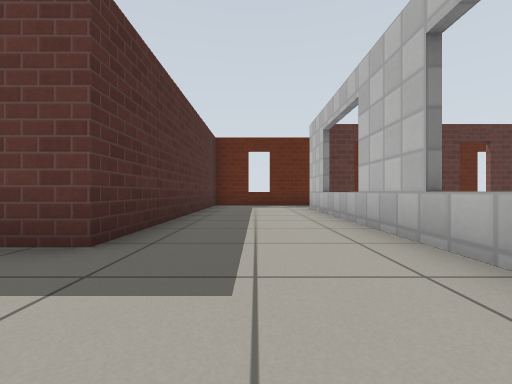
View 1 (above)

12 first-person views from a walk through a robot-simulator world made for Gazebo. The camera is 0.5 m above the floor, looks level and sees 90° across. The floor is counted in squares, 1 m on a side. Each view is taken from the middle of a square. On the plan, view 1 faces up. The plan holds only what a view shows up to about 9 squares ahead; the rest is blank. Simple patterns stand in for the simulator's built-in surfaces.

View 2
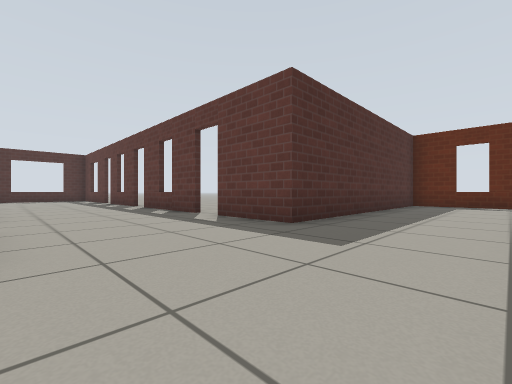

View 3
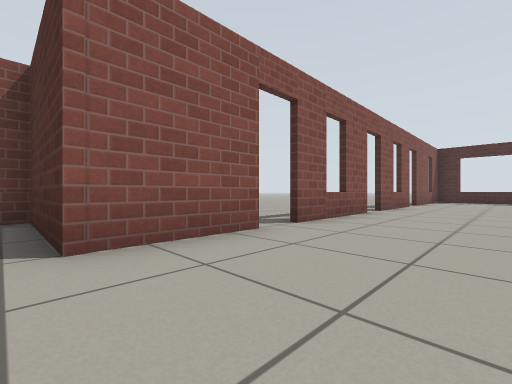

View 4
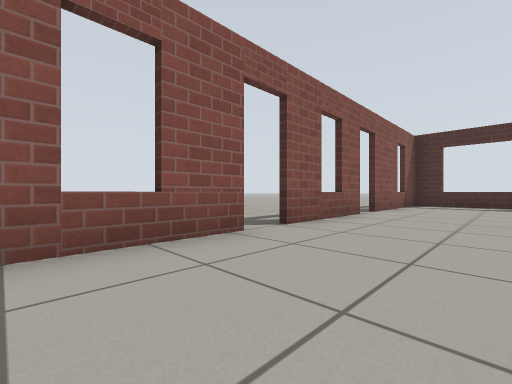

View 5
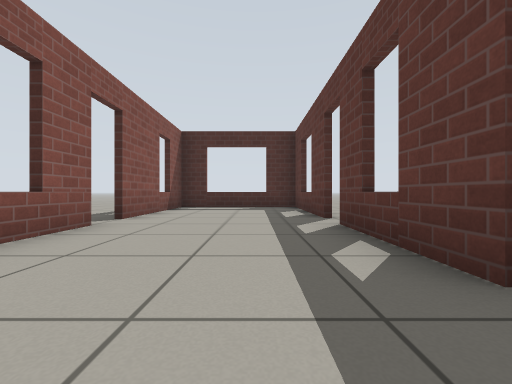

View 6
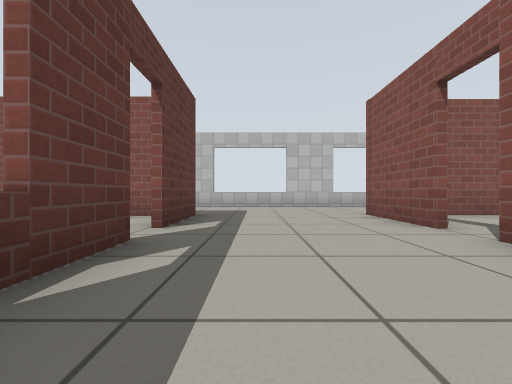

View 7
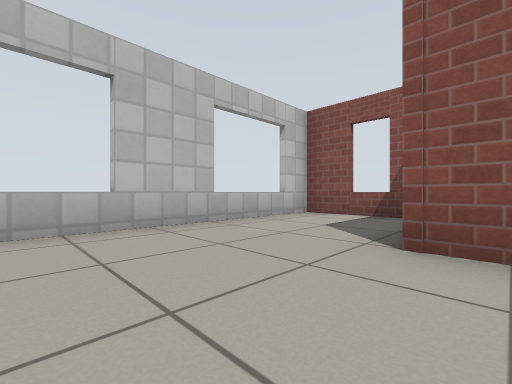

View 8
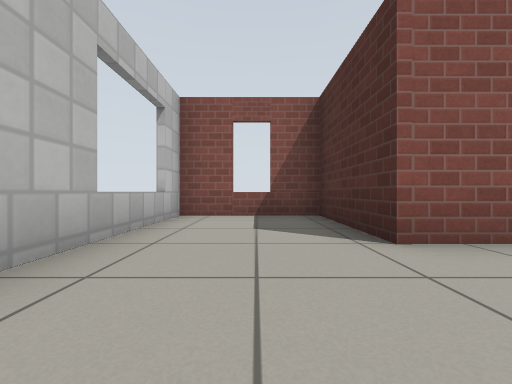

View 9
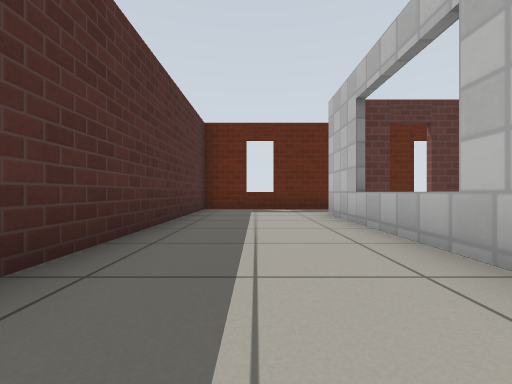

View 10
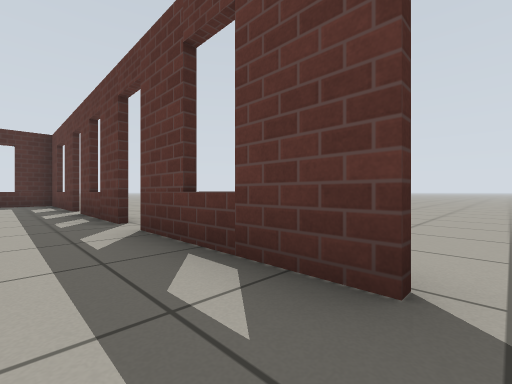

View 11
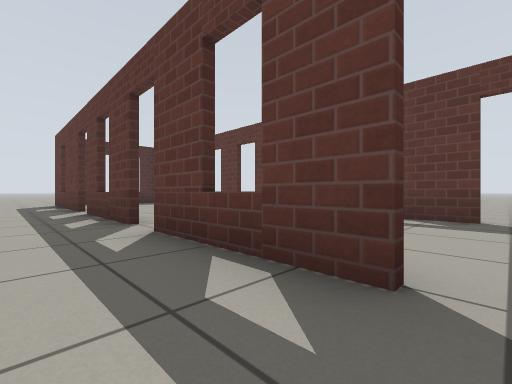

View 12
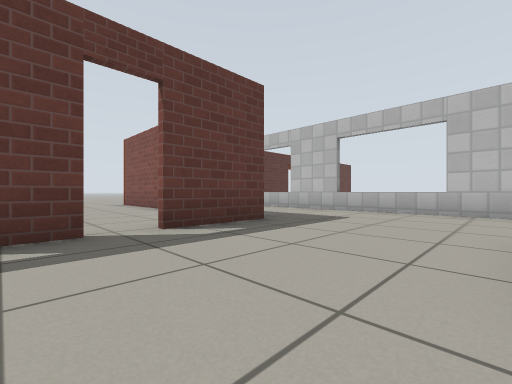

### Floor plan
Points are (right, up) in squares from view 1. A wall is a line through its corners. A room is listed if a view was taken in it or the views show most of it. See-through windows are left out.
Room 1 (views 1, 2, 3, 4, 5, 6, 7, 8, 9, 10, 12)
walls: (-4.2, 2.3) (-7.5, 2.3); (-3.6, -1.5) (-1.5, -1.5) (-1.5, -4.4) (1.6, -4.4) (1.6, 7.7); (-7.2, -1.5) (-4.4, -1.5); (-8.2, 2.3) (-11, 2.3); (-10.9, -1.5) (-8.1, -1.5); (-11.9, 2.3) (-15.4, 2.3) (-15.4, -1.5) (-11.6, -1.5); (2.1, 9.4) (-1.5, 9.4) (-1.5, 2.3) (-3.5, 2.3)
ways out: open door at (-11.3, -1.7) to room 2; open door at (-7.5, -1.5) to room 2; open door at (-4, -1.5) to room 2; open door at (-11.5, 2); open door at (-8, 2); open door at (-4, 2)
Room 2 (view 11)
walls: (-11.6, -1.6) (-15.4, -1.6); (-8.1, -1.6) (-10.9, -1.6); (-4.4, -1.6) (-7.2, -1.6); (-1.5, -4.2) (-1.5, -3.1)
ways out: open door at (-11.3, -1.7) to room 1; open door at (-7.5, -1.5) to room 1; open door at (-4, -1.5) to room 1

Where each view was taken, in squares from view 1:
view 1: 0 up, 0 right, facing up
view 2: 1 down, 1 right, facing up-left
view 3: 1 up, 1 left, facing down-left
view 4: 1 up, 5 left, facing down-left
view 5: 1 up, 7 left, facing left
view 6: 1 up, 7 left, facing right
view 7: 1 up, 2 left, facing down-right
view 8: 1 up, 0 right, facing down
view 9: 2 up, 0 right, facing up
view 10: 1 up, 4 left, facing up-left
view 11: 3 down, 4 left, facing up-left
view 12: 1 down, 5 left, facing up-right
